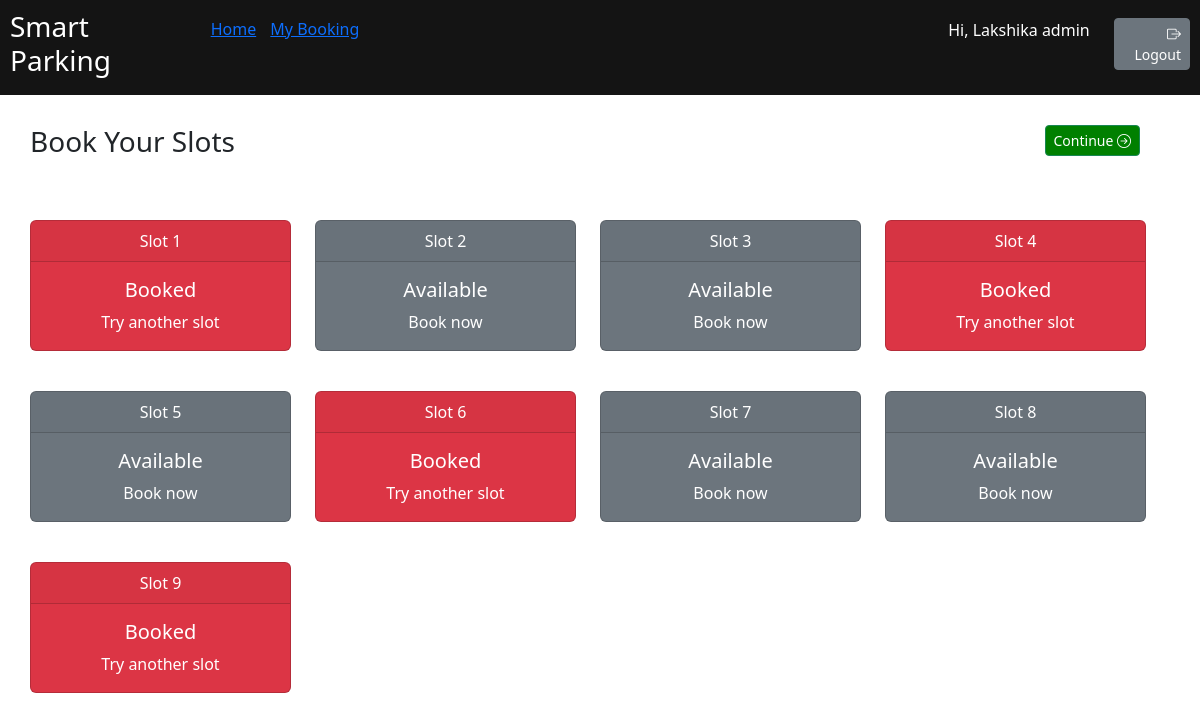
/user_dashboard.php?uid=14, run on the app's committed database.
### tables this page shows
CREATE TABLE `registration` (
  `uid` int(50) NOT NULL,
  `name` varchar(50) NOT NULL,
  `email` varchar(50) NOT NULL,
  `password` varchar(50) NOT NULL,
  `mobileNumber` varchar(12) NOT NULL,
  `nic` varchar(12) NOT NULL,
  `role` varchar(5) NOT NULL
);

CREATE TABLE `solts_table` (
  `slotId` int(11) NOT NULL,
  `slot_name` varchar(50) NOT NULL,
  `bookedCar` varchar(10) DEFAULT NULL,
  `inTime` timestamp NULL DEFAULT NULL,
  `outTime` timestamp NULL DEFAULT NULL,
  `isAvailable` tinyint(1) NOT NULL DEFAULT 1
);

### user_dashboard.php (the view, shortened to what this page needs)
<?php
require_once('inc/connection.php');
$sqlQuary = "SELECT * FROM solts_table";
$result = $conn->query($sqlQuary);
if($result->num_rows > 0){
    $currentDateTimeObj = new DateTime('now', new DateTimeZone('Asia/Kolkata'));
    while($row = $result->fetch_assoc()){
        $givenDateTimeObj = new DateTime($row["outTime"],new DateTimeZone('Asia/Kolkata'));
        if( $row["outTime"]!=null && $givenDateTimeObj < $currentDateTimeObj){
                $temp_id = $row["slotId"];
                $sqlQuary2 = "UPDATE `solts_table` SET `isAvailable`=1, `outTime`=null, `inTime`=null, `bookedCar`=null WHERE `slotId`=$temp_id";
                $conn->query($sqlQuary2);
        }
    }
}
if($_SERVER["REQUEST_METHOD"] == "GET"){
    $uid = $_GET['uid'];
    $sqlQuary = "SELECT name FROM registration WHERE uid='$uid' LIMIT 1";
    $result = $conn->query($sqlQuary);
    if($result->num_rows > 0){
        while($row = $result->fetch_assoc()){
            $name = $row['name'];
        }
    }
}
$sqlQuary = "SELECT * FROM solts_table";
$result = $conn->query($sqlQuary);
    $slotGride="";
    if($result->num_rows > 0){
        while($row = $result->fetch_assoc()){
            $slotid=$row["slotId"];
            if($row["isAvailable"]==1){
                $slotGride = $slotGride.'<div class="col">
            <div class="card text-bg-secondary mb-3 clickable-card" onclick="changeColor(this,'.$slotid.')">
            <div class="card-header text-center">'.$row["slot_name"].'</div>
            <div class="card-body">
                <h5 class="card-title text-center">Available</h5>
                <p class="card-text text-center"> Book now</p></div></div></div>';
            }else{
                $slotGride = $slotGride.'<div class="col">
            <div class="card text-bg-danger mb-3 " >
            <div class="card-header text-center">'.$row["slot_name"].'</div>
            <div class="card-body">
                <h5 class="card-title text-center">Booked</h5>
                <p class="card-text text-center">Try another slot</p></div></div></div>';
            }
        }
    }
?>
<!doctype html>
<html lang="en">
<head>
    <link href="https://cdn.jsdelivr.net/npm/bootstrap@5.3.2/dist/css/bootstrap.min.css" rel="stylesheet"
>
    <link rel="stylesheet" href="https://cdn.jsdelivr.net/npm/bootstrap-icons@1.11.3/font/bootstrap-icons.min.css">
</head>
<body>
    <header class="red" style="background-color: rgb(20, 20, 20);">
        <div class="row">
            <div class="col-2">
                <h3 style="text-align: left">Smart Parking </h3>
            </div>
            <div class="col" style="text-align: left; margin-top: 7px;">
                <a style="margin-right: 10px;" href="user_dashboard.php?uid=<?php echo $uid?>">Home</a>
                <a style="margin-right: 10px;" href="user_booking.php?uid=<?php echo $uid?>">My Booking</a>
            </div>
            <div class="col mt-2" style="text-align: right">
                <div id="userGreeting">Hi,
                    <?php echo $name?>
                </div>
            </div>
            <div class="col-1 mt-2" style="text-align: right">
                <button style="text-align: right" class="btn btn-secondary btn-sm" id="logoutButton"
                    onclick="logout()"><i class="bi bi-box-arrow-right"></i>Logout</button>
    </header>
    <div style="margin: 30px;">
        <div class="row mb-4">
            <div class="col">
                <h3>Book Your Slots</h3>
            </div>
            <div class="col-3" style="text-align: right; margin-right: 30px;">
                <button style="text-align: right; background-color:green;" class="btn btn-success btn-sm"
                    id="logoutButton" onclick="Continue()">Continue <i class="bi bi-arrow-right-circle"></i></button>
            </div>
            <div class="row row-cols-1 row-cols-md-4 g-4">
                <?php echo $slotGride?>
            </div>
        </div>
</body>
</html>

### user_dashboard.php (style rules this page uses)
header { background-color: #3498db; color: #ffffff; padding: 10px; text-align: center; }

### data on the page
registration: name "Lakshika admin"
solts_table: slot_name "Slot 1"
solts_table: slot_name "Slot 2"
solts_table: slot_name "Slot 3"
solts_table: slot_name "Slot 4"
solts_table: slot_name "Slot 5"
solts_table: slot_name "Slot 6"
solts_table: slot_name "Slot 7"
solts_table: slot_name "Slot 8"
solts_table: slot_name "Slot 9"
